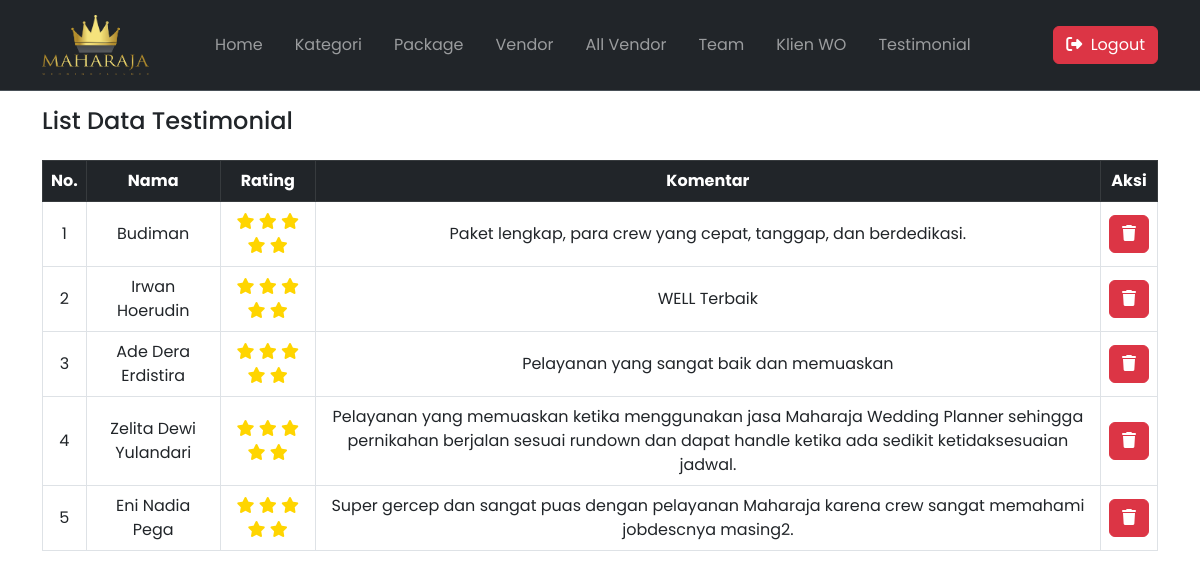
The app's page /adminpanel/testimonial.php (signed in) with its own data.
### tables this page shows
CREATE TABLE `testi` (
  `id` int(11) NOT NULL,
  `nama` varchar(255) NOT NULL,
  `rating` double NOT NULL,
  `komentar` text NOT NULL
);

### adminpanel/testimonial.php (the view, shortened to what this page needs)
<?php
    require "../koneksi.php";
    $queryTesti = mysqli_query($con, "SELECT * FROM testi WHERE id ORDER BY rating DESC");
    $jumlahTesti = mysqli_num_rows($queryTesti);
?>
<!DOCTYPE html>
<html lang="en">
<head>
    <link href="https://cdn.jsdelivr.net/npm/bootstrap@5.3.0/dist/css/bootstrap.min.css" rel="stylesheet" />
    <link rel="stylesheet" href="https://cdnjs.cloudflare.com/ajax/libs/font-awesome/6.4.0/css/all.min.css" />
</head>
<body>
    <?php require "navbar.php"; ?>
    <div class="container mt-3 mb-4">
        <h4>List Data Testimonial</h4>
        <div class="table-responsive mt-4">
            <table class="table table-hover table-bordered">
                <thead class="table-dark text-center">
                    <tr>
                    <th scope="col">No.</th>
                    <th scope="col">Nama</th>
                    <th scope="col">Rating</th>
                    <th scope="col">Komentar</th>
                    <th scope="col">Aksi</th>
                    </tr>
                </thead>
                <tbody>
                    <?php
                        if($jumlahTesti==0){
                    ?>
                        <tr>
                            <td colspan="5" class="text-center">Tidak Ada Data Testimonial</td>
                        </tr>
                    <?php
                        }
                        else{
                            $jumlah = 1;
                            while($data=mysqli_fetch_array($queryTesti)){
                    ?>
                            <tr class="text-center align-middle">
                                <td><?php echo $jumlah; ?></td>
                                <td><?php echo $data['nama']; ?></td>
                                <td>
                                    <?php
                                        $rating=1;
                                        while ($rating <= 5 ){
                                            if($data['rating'] < $rating){
                                                ?>
                                                    <i class="fa-regular fa-star" style="color: #ffd500;"></i>
                                                <?php
                                            }
                                            else{
                                                ?>
                                                    <i class="fa-solid fa-star" style="color: #ffd500;"></i>
                                                <?php
                                            }
                                            $rating++;
                                        }
                                    ?>
                                </td>
                                <td><?php echo $data['komentar']; ?></td>
                                <td>
                                    <a href="?testi=<?php echo $data['id']; ?>" class="btn btn-danger text-white" type=""><i class="fa-solid fa-trash"></i></a>
                                </td>
                            </tr>
                        <?php
                            $jumlah++;
                            }
                        }
                        ?>
                </tbody>
                </table>
        </div>
    </div>
</body>
</html>

### adminpanel/testimonial.php (style rules this page uses)
* { font-family: "Poppins", sans-serif; scroll-behavior: smooth; }

### records on screen
testi: nama "Budiman", rating 5 (drawn), komentar "Paket lengkap, para crew yang cepat, tanggap, dan berdedikasi."
testi: nama "Irwan Hoerudin", rating 5 (drawn), komentar "WELL Terbaik"
testi: nama "Ade Dera Erdistira", rating 5 (drawn), komentar "Pelayanan yang sangat baik dan memuaskan"
testi: nama "Zelita Dewi Yulandari", rating 5 (drawn), komentar "Pelayanan yang memuaskan ketika menggunakan jasa Maharaja Wedding Planner sehingga pernikahan berjalan sesuai rundown dan dapat handle ketika ada sedikit ketidaksesuaian jadwal."
testi: nama "Eni Nadia Pega", rating 5 (drawn), komentar "Super gercep dan sangat puas dengan pelayanan Maharaja karena crew sangat memahami jobdescnya masing2."
